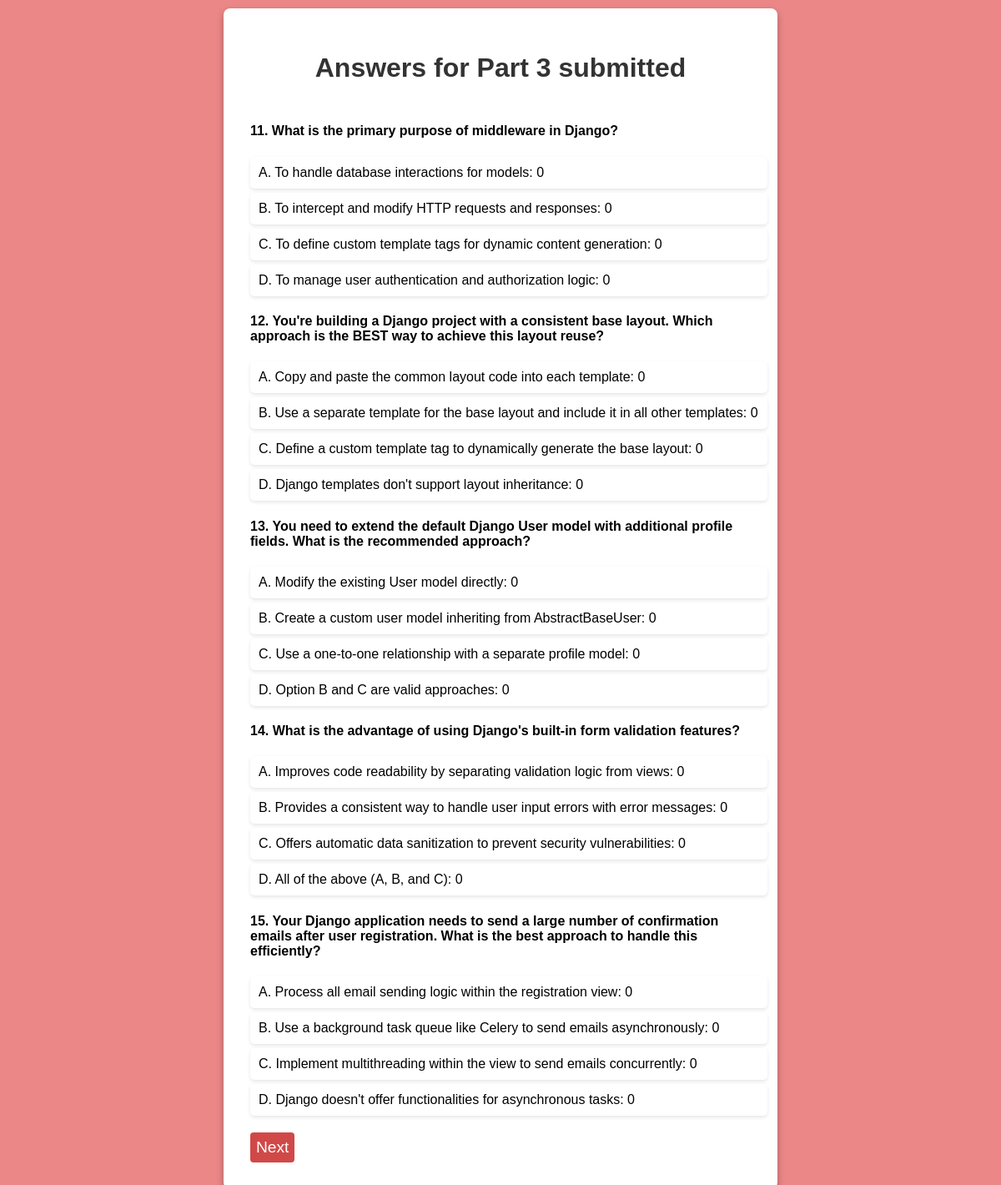
/polls/thank_you3/, run on the app's committed database.
### polls/models.py (models this page shows, shortened)
class Question(models.Model):
  question_text = models.CharField(max_length=200)
  pub_date = models.DateTimeField('date published')

class Choice(models.Model):
  question = models.ForeignKey(Question, on_delete=models.CASCADE)
  choice_text = models.CharField(max_length=200)
  votes = models.IntegerField(default=0)

### polls/views.py (the view)
# urls.py: path('thank_you3/', views.thank_you3, name='thank_you3'),
def thank_you3(request):
    questions = Question.objects.all()[10:15]
    responses_summary = []
    for question in questions:
        choices = question.choice_set.all()
        response_count = {}
        max_count = 0
        most_selected_choice_text = ''
        for choice in choices:
            count = Responses.objects.filter(question=question, choice=choice).count()
            response_count[choice.choice_text] = count
            if count > max_count:
                max_count = count
                most_selected_choice_text = choice.choice_text
        responses_summary.append({
            'question': question,
            'response_count': response_count,
            'most_selected_choice_text': most_selected_choice_text
        })
    return render(request, 'polls/thank_you3.html', {'responses_summary': responses_summary})

### polls/templates/polls/thank_you3.html (shortened to what this page needs)
{% load static %}
<!DOCTYPE html>
<html>
<head>
    <link rel="stylesheet" type="text/css" href="{% static 'styles_thankyou.css' %}">
</head>
<body>
<div class="container">
    <h1>Answers for Part 3 submitted</h1>
    {% for response_summary in responses_summary %}
    <div class="question-summary">
        <h4>{{ response_summary.question.question_text }}</h4>
        <ul>
            {% for choice_text, count in response_summary.response_count.items %}
            {% if choice_text == response_summary.most_selected_choice_text %}
            <li class="most-selected">{{ choice_text }}: {{ count }}</li>
            {% else %}
            <li>{{ choice_text }}: {{ count }}</li>
            {% endif %}
            {% endfor %}
        </ul>
    </div>
    {% endfor %}
    <button onclick="window.location.href='{% url 'polls:questions4' %}'">Next</button>
</div>
</body>
</html>

### polls/static/styles_thankyou.css (style rules this page uses)
body { font-family: 'Arial', sans-serif; background-color: #eb8787; margin: 0; padding: 0; display: flex; justify-content: center; align-items: center; }
.container { background: #fff; padding: 2em; border-radius: 8px; box-shadow: 0 4px 8px rgba(0, 0, 0, 0.3); max-width: 600px; width: 100%; margin: 10px; }
h1 { text-align: center; color: #333; margin-bottom: 1.5em; }
.question-summary { margin-bottom: 20px; }
ul { list-style-type: none; padding: 0; }
li { background: #fff; margin: 5px 0; padding: 10px; border-radius: 5px; box-shadow: 0 2px 4px rgba(0, 0, 0, 0.1); transition: background 0.3s; display: block; text-align: left; width: 100%; }
button { display:block; background-color: #d14848; padding: 7px; color: #fff; border: none; border-radius: 4px; font-size: 1.2em; cursor: pointer; transition: background-color 0.3s ease; }

### data on the page
Question: question.question_text "11. What is the primary purpose of middleware in Django?", response_count "0" "0" "0" "0"
Choice: response_count "A. To handle database interactions for models"
Choice: response_count "B. To intercept and modify HTTP requests and responses"
Choice: response_count "C. To define custom template tags for dynamic content generation"
Choice: response_count "D. To manage user authentication and authorization logic"
Question: question.question_text "12. You're building a Django project with a consistent base layout. Which approach is the BEST way to achieve this layout reuse?", response_count "0" "0" "0" "0"
Choice: response_count "A. Copy and paste the common layout code into each template"
Choice: response_count "B. Use a separate template for the base layout and include it in all other templates"
Choice: response_count "C. Define a custom template tag to dynamically generate the base layout"
Choice: response_count "D. Django templates don't support layout inheritance"
Question: question.question_text "13. You need to extend the default Django User model with additional profile fields. What is the recommended approach?", response_count "0" "0" "0" "0"
Choice: response_count "A. Modify the existing User model directly"
Choice: response_count "B. Create a custom user model inheriting from AbstractBaseUser"
Choice: response_count "C. Use a one-to-one relationship with a separate profile model"
Choice: response_count "D. Option B and C are valid approaches"
Question: question.question_text "14. What is the advantage of using Django's built-in form validation features?", response_count "0" "0" "0" "0"
Choice: response_count "A. Improves code readability by separating validation logic from views"
Choice: response_count "B. Provides a consistent way to handle user input errors with error messages"
Choice: response_count "C. Offers automatic data sanitization to prevent security vulnerabilities"
Choice: response_count "D. All of the above (A, B, and C)"
Question: question.question_text "15. Your Django application needs to send a large number of confirmation emails after user registration. What is the best approach to handle this efficiently?", response_count "0" "0" "0" "0"
Choice: response_count "A. Process all email sending logic within the registration view"
Choice: response_count "B. Use a background task queue like Celery to send emails asynchronously"
Choice: response_count "C. Implement multithreading within the view to send emails concurrently"
Choice: response_count "D. Django doesn't offer functionalities for asynchronous tasks"
